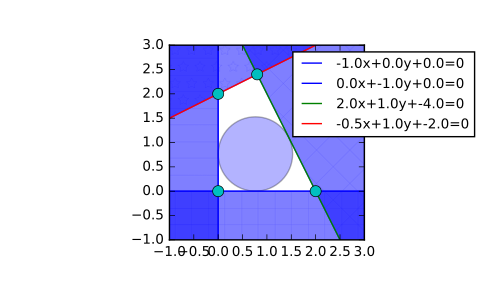

The script that drew this image:
# Halfspace intersection of planes forming some polygon

from scipy.spatial import HalfspaceIntersection
import numpy as np
halfspaces = np.array([[-1, 0., 0.],
                       [0., -1., 0.],
                       [2., 1., -4.],
                       [-0.5, 1., -2.]])
feasible_point = np.array([0.5, 0.5])
hs = HalfspaceIntersection(halfspaces, feasible_point)

# Plot halfspaces as filled regions and intersection points:

import matplotlib.pyplot as plt
fig = plt.figure()
ax = fig.add_subplot('111', aspect='equal')
xlim, ylim = (-1, 3), (-1, 3)
ax.set_xlim(xlim)
ax.set_ylim(ylim)
x = np.linspace(-1, 3, 100)
symbols = ['-', '+', 'x', '*']
signs = [0, 0, -1, -1]
fmt = {"color": None, "edgecolor": "b", "alpha": 0.5}
for h, sym, sign in zip(halfspaces, symbols, signs):
    hlist = h.tolist()
    fmt["hatch"] = sym
    if h[1]== 0:
        ax.axvline(-h[2]/h[0], label='{}x+{}y+{}=0'.format(*hlist))
        xi = np.linspace(xlim[sign], -h[2]/h[0], 100)
        ax.fill_between(xi, ylim[0], ylim[1], **fmt)
    else:
        ax.plot(x, (-h[2]-h[0]*x)/h[1], label='{}x+{}y+{}=0'.format(*hlist))
        ax.fill_between(x, (-h[2]-h[0]*x)/h[1], ylim[sign], **fmt)
x, y = zip(*hs.intersections)
ax.plot(x, y, 'o', markersize=8)

# By default, qhull does not provide with a way to compute an interior point.
# This can easily be computed using linear programming. Considering halfspaces
# of the form :math:`Ax + b \leq 0`, solving the linear program:

# .. math::

# max \: y

# s.t. Ax + y ||A_i|| \leq -b

# With :math:`A_i` being the rows of A, i.e. the normals to each plane.

# Will yield a point x that is furthest inside the convex polyhedron. To
# be precise, it is the center of the largest hypersphere of radius y
# inscribed in the polyhedron. This point is called the Chebyshev center
# of the polyhedron (see [R350]_ 4.3.1, pp148-149). The
# equations outputted by Qhull are always normalized.

from scipy.optimize import linprog
from matplotlib.patches import Circle
norm_vector = np.reshape(np.linalg.norm(halfspaces[:, :-1], axis=1),
    (halfspaces.shape[0], 1))
c = np.zeros((halfspaces.shape[1],))
c[-1] = -1
A = np.hstack((halfspaces[:, :-1], norm_vector))
b = - halfspaces[:, -1:]
res = linprog(c, A_ub=A, b_ub=b)
x = res.x[:-1]
y = res.x[-1]
circle = Circle(x, radius=y, alpha=0.3)
ax.add_patch(circle)
plt.legend(bbox_to_anchor=(1.6, 1.0))
plt.show()
